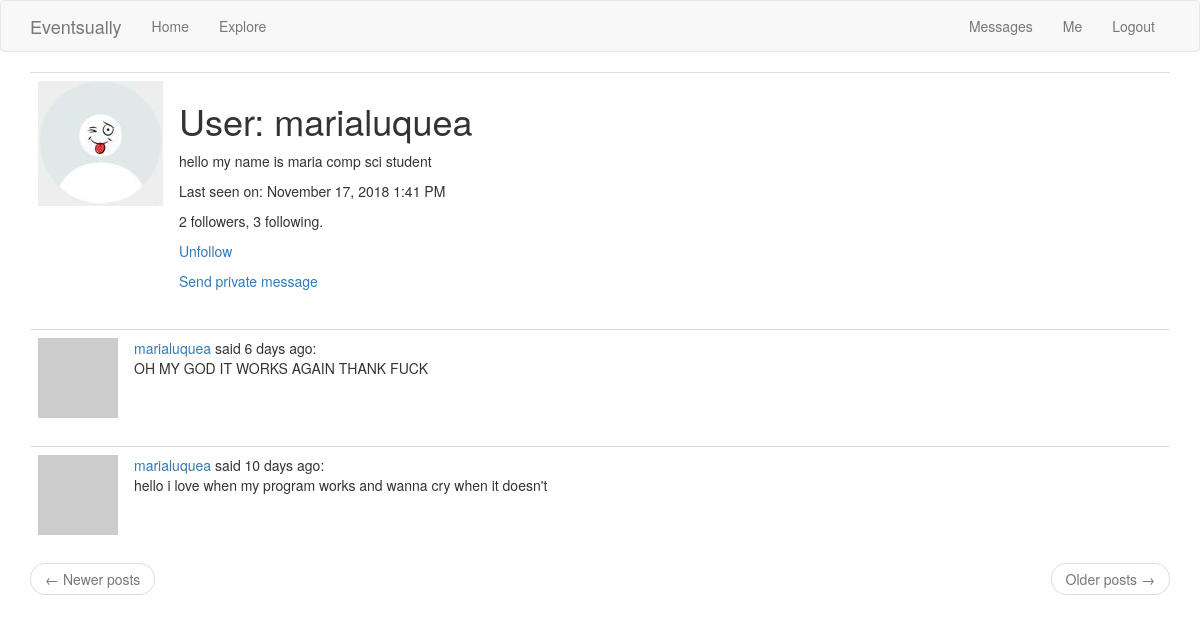
Screenshot of /user/marialuquea (signed in) with the database file from the repository.
### app/models.py (models this page shows, shortened)
class User(UserMixin, db.Model):
    id = db.Column(db.Integer, primary_key=True)
    username = db.Column(db.String(64), index=True, unique=True)
    email = db.Column(db.String(120), index=True, unique=True)
    password_hash = db.Column(db.String(128))
    profilepic = db.Column(db.String(50))
    posts = db.relationship('Post', backref='author', lazy='dynamic')
    about_me = db.Column(db.String(200))
    last_seen = db.Column(db.DateTime, default=datetime.utcnow)
    followed = db.relationship(
        'User', secondary=followers,
        primaryjoin=(followers.c.follower_id == id),
        secondaryjoin=(followers.c.followed_id == id),
        backref=db.backref('followers', lazy='dynamic'), lazy='dynamic')
    messages_sent = db.relationship('Message',foreign_keys='Message.sender_id',backref='author', lazy='dynamic')
    messages_received = db.relationship('Message',foreign_keys='Message.recipient_id',backref='recipient', lazy='dynamic')
    last_message_read_time = db.Column(db.DateTime)
    notifications = db.relationship('Notification', backref='user',lazy='dynamic')
    def avatar(self, size):
        digest = md5(self.email.lower().encode('utf-8')).hexdigest()
        return 'https://www.gravatar.com/avatar/{}?d=identicon&s={}'.format(digest, size)
    def is_following(self, user):
        return self.followed.filter(
            followers.c.followed_id == user.id).count() > 0
    def new_messages(self):
        last_read_time = self.last_message_read_time or datetime(1900, 1, 1)
        return Message.query.filter_by(recipient=self).filter(
            Message.timestamp > last_read_time).count()

class Post(db.Model):
    id = db.Column(db.Integer, primary_key=True)
    body = db.Column(db.String(140))
    timestamp = db.Column(db.DateTime, index=True, default=datetime.utcnow)
    user_id = db.Column(db.Integer, db.ForeignKey('user.id'))

### main.py (the view)
@app.route('/user/<username>')
@login_required
def user(username):
    user = User.query.filter_by(username=username).first_or_404()
    image_file = url_for('static', filename='profile_pics/' + user.profilepic)
    page = request.args.get('page', 1, type=int)
    posts = user.posts.order_by(Post.timestamp.desc()).paginate(
        page, app.config['POSTS_PER_PAGE'], False)
    next_url = url_for('user', username=user.username, page=posts.next_num) \
        if posts.has_next else None
    prev_url = url_for('user', username=user.username, page=posts.prev_num) \
        if posts.has_prev else None
    return render_template('user.html', user=user, posts=posts.items,
                           next_url=next_url, prev_url=prev_url, image_file=image_file)

### app/models.py (called while the page is built)
@login.user_loader
def load_user(id):
    return User.query.get(int(id))

### main.py (called while the page is built)
@app.before_request
def before_request():
    if current_user.is_authenticated:
        current_user.last_seen = datetime.utcnow()
        db.session.commit()

### app/templates/user.html
{% extends "base.html" %}
{% block app_content %}
    <table class="table table-hover">
        <tr>
          {% if image_file %}
            <td width="50px"><img src="{{ image_file }}"></td>
          {% endif %}
            <td>
                <h1>User: {{ user.username }}</h1>
                {% if user.about_me %}<p>{{ user.about_me }}</p>{% endif %}
                {% if user.last_seen %}
                <p>Last seen on: {{ moment(user.last_seen).format('LLL') }}</p>
                {% endif %}
                <p>{{ user.followers.count() }} followers, {{ user.followed.count() }} following.</p>
                {% if user == current_user %}
                <p><a href="{{ url_for('edit_profile') }}">Edit your profile</a></p>
                {% elif not current_user.is_following(user) %}
                <p><a href="{{ url_for('follow', username=user.username) }}">Follow</a></p>
                {% else %}
                <p><a href="{{ url_for('unfollow', username=user.username) }}">Unfollow</a></p>
                {% endif %}
                {% if user != current_user %}
                <p><a href="{{ url_for('send_message', recipient=user.username) }}">{{ 'Send private message' }}</a></p>
                {% endif %}
            </td>
        </tr>
    </table>
    {% for post in posts %}
        {% include '_post.html' %}
    {% endfor %}
    <nav aria-label="...">
        <ul class="pager">
            <li class="previous{% if not prev_url %} disabled{% endif %}">
                <a href="{{ prev_url or '#' }}">
                    <span aria-hidden="true">&larr;</span> Newer posts
                </a>
            </li>
            <li class="next{% if not next_url %} disabled{% endif %}">
                <a href="{{ next_url or '#' }}">
                    Older posts <span aria-hidden="true">&rarr;</span>
                </a>
            </li>
        </ul>
    </nav>
{% endblock %}

### app/templates/_post.html (shortened to what this page needs)
<table class="table table-hover">
        <tr>
            <td width="70px">
                <a href="{{ url_for('user', username=post.author.username) }}">
                    <img src="{{ post.author.avatar(70) }}" />
                </a>
            </td>
            <td>
                <a href="{{ url_for('user', username=post.author.username) }}">
                    {{ post.author.username }}
                </a>
                said {{ moment(post.timestamp).fromNow() }}:
                <br>
                {{ post.body }}
                <br>
            </td>
        </tr>
    </table>

### rows the page displays
User: username "marialuquea", about_me "hello my name is maria comp sci student", last_seen "November 17, 2018 1:41 PM"
Post: author.username "marialuquea", timestamp "6 days ago", body "OH MY GOD IT WORKS AGAIN THANK FUCK"
Post: author.username "marialuquea", timestamp "10 days ago", body "hello i love when my program works and wanna cry when it doesn't"

### other values shown
{{ 'Messages' }} "Messages"
{{ user.followers.count() }} "2"
{{ user.followed.count() }} "3"
{{ 'Send private message' }} "Send private message"
